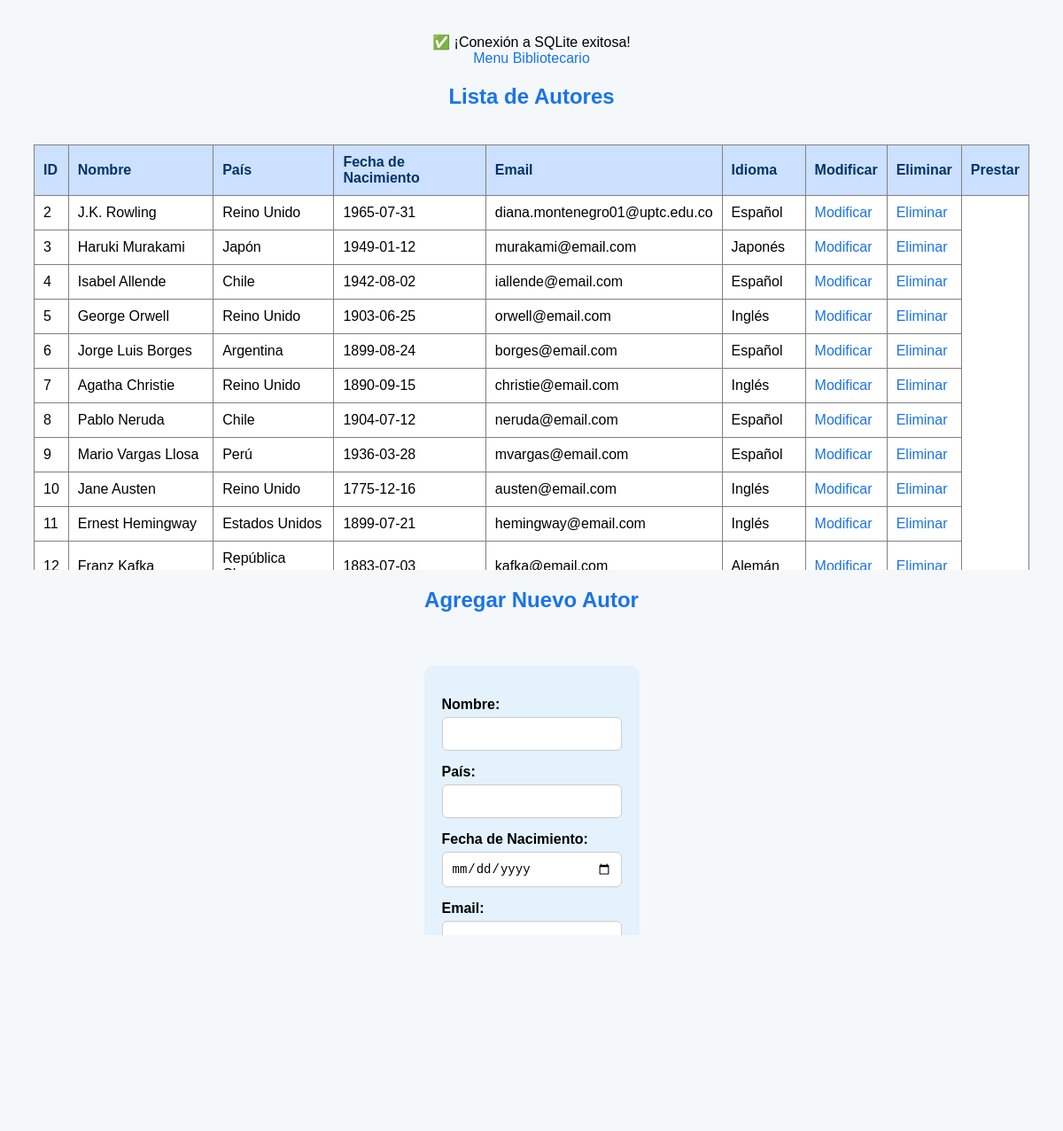
Screenshot of /autores.php with the database file from the repository.
### tables this page shows
CREATE TABLE TbAutor (
    id_autor INTEGER PRIMARY KEY AUTOINCREMENT,
    nom_autor TEXT NOT NULL,
    pais_autor TEXT NOT NULL,
    fec_nac_autor DATE NOT NULL,
    email_autor TEXT CHECK(email_autor LIKE '%@%.%'),
    idioma_autor TEXT NOT NULL
);

### autores.php (the view, shortened to what this page needs)
<?php
include 'conexion.php';
$busqueda = $_GET['buscar'] ?? '';
$sql = "SELECT * FROM TbAutor WHERE
    nom_autor LIKE :buscar OR
    pais_autor LIKE :buscar OR
    idioma_autor LIKE :buscar";
$stmt = $conexion->prepare($sql);
$stmt->execute(['buscar' => "%$busqueda%"]);
$autores = $stmt->fetchAll(PDO::FETCH_ASSOC);
?>
<!DOCTYPE html>
<html lang="es">
<head>
    <link rel="stylesheet" href="css/styles_autor.css">
</head>
<body>
    <div class="container">
        <div class="butoneria">
            <a href="menu_bibliotecario.php" class="menu-button">Menu Bibliotecario</a>
        </div>
    </div>
    <div class="container">
        <h2>Lista de Autores</h2>
        <div class="tabla-autores">
            <table>
                <thead>
                    <tr>
                        <th>ID</th>
                        <th>Nombre</th>
                        <th>País</th>
                        <th>Fecha de Nacimiento</th>
                        <th>Email</th>
                        <th>Idioma</th>
                        <th>Modificar</th>
                        <th>Eliminar</th>
                        <th>Prestar</th>
                    </tr>
                </thead>
                <tbody>
                    <?php foreach ($autores as $autor): ?>
                    <tr>
                        <td><?= $autor['id_autor'] ?></td>
                        <td><?= $autor['nom_autor'] ?></td>
                        <td><?= $autor['pais_autor'] ?></td>
                        <td><?= $autor['fec_nac_autor'] ?></td>
                        <td><?= $autor['email_autor'] ?></td>
                        <td><?= $autor['idioma_autor'] ?></td>
                        <td>
                            <a href="modificar_autor.php?id=<?= $autor['id_autor'] ?>" onclick="return confirm('¿Modificar este autor?')">Modificar</a>
                        </td>
                        <td>
                            <a href="eliminar_autor.php?id=<?= $autor['id_autor'] ?>" onclick="return confirm('¿Eliminar este autor?')">Eliminar</a>
                        </td>
                    </tr>
                    <?php endforeach; ?>
                </tbody>
            </table>
        </div>
        <h2>Agregar Nuevo Autor</h2>
        <div class="formulario">
            <form action="guardar_autor.php" method="post">
                <label>Nombre:
                    <input type="text" name="nom_autor" required>
                </label>
                <label>País:
                    <input type="text" name="pais_autor" required>
                </label>
                <label>Fecha de Nacimiento:
                    <input type="date" name="fec_nac_autor" required>
                </label>
                <label>Email:
                    <input type="email" name="email_autor">
                </label>
                <label>Idioma:
                    <input type="text" name="idioma_autor" required>
                </label>
                <button type="submit">Guardar</button>
            </form>
        </div>
    </div>
</body>
</html>

### css/styles_autor.css (style rules this page uses)
body { font-family: Arial, sans-serif; background: #f4f8fb; text-align: center; padding: 30px; }
h2 { color: #1a73e8; margin-bottom: 20px; }
.tabla-autores { max-height: 500px; overflow-y: auto; margin-top: 20px; }
table { width: 100%; border-collapse: collapse; margin-top: 10px; background-color: white; }
th, td { padding: 12px; border-bottom: 1px solid #ddd; }
th { background-color: #cce0ff; color: #003366; }
a { text-decoration: none; color: #1a73e8; }
.formulario { margin-top: 40px; background: #e3f2fd; padding: 20px; border-radius: 10px; display: inline-block; text-align: left; }
.formulario input { padding: 10px; margin: 5px 0; width: 100%; border-radius: 6px; border: 1px solid #ccc; }
.formulario button { padding: 10px 20px; background: #1976d2; color: white; border: none; border-radius: 8px; cursor: pointer; margin-top: 10px; }
form { display: flex; flex-direction: column; gap: 10px; margin-top: 15px; }
label { display: flex; flex-direction: column; font-weight: bold; }
input { padding: 5px; font-size: 14px; }
button { width: fit-content; padding: 8px 12px; background-color: #4CAF50; color: white; border: none; cursor: pointer; }
table { margin-top: 20px; width: 100%; border-collapse: collapse; }
table, th, td { border: 1px solid gray; }
th, td { padding: 10px; text-align: left; }

### rows the page displays
tbautor: id_autor "2", nom_autor "J.K. Rowling", pais_autor "Reino Unido", fec_nac_autor "1965-07-31", email_autor "diana.montenegro01@uptc.edu.co", idioma_autor "Español"
tbautor: id_autor "3", nom_autor "Haruki Murakami", pais_autor "Japón", fec_nac_autor "1949-01-12", email_autor "murakami@email.com", idioma_autor "Japonés"
tbautor: id_autor "4", nom_autor "Isabel Allende", pais_autor "Chile", fec_nac_autor "1942-08-02", email_autor "iallende@email.com", idioma_autor "Español"
tbautor: id_autor "5", nom_autor "George Orwell", pais_autor "Reino Unido", fec_nac_autor "1903-06-25", email_autor "orwell@email.com", idioma_autor "Inglés"
tbautor: id_autor "6", nom_autor "Jorge Luis Borges", pais_autor "Argentina", fec_nac_autor "1899-08-24", email_autor "borges@email.com", idioma_autor "Español"
tbautor: id_autor "7", nom_autor "Agatha Christie", pais_autor "Reino Unido", fec_nac_autor "1890-09-15", email_autor "christie@email.com", idioma_autor "Inglés"
tbautor: id_autor "8", nom_autor "Pablo Neruda", pais_autor "Chile", fec_nac_autor "1904-07-12", email_autor "neruda@email.com", idioma_autor "Español"
tbautor: id_autor "9", nom_autor "Mario Vargas Llosa", pais_autor "Perú", fec_nac_autor "1936-03-28", email_autor "mvargas@email.com", idioma_autor "Español"
tbautor: id_autor "10", nom_autor "Jane Austen", pais_autor "Reino Unido", fec_nac_autor "1775-12-16", email_autor "austen@email.com", idioma_autor "Inglés"
tbautor: id_autor "11", nom_autor "Ernest Hemingway", pais_autor "Estados Unidos", fec_nac_autor "1899-07-21", email_autor "hemingway@email.com", idioma_autor "Inglés"
tbautor: id_autor "12", nom_autor "Franz Kafka", pais_autor "República…", fec_nac_autor "1883-07-03", email_autor "kafka@email.com", idioma_autor "Alemán"
